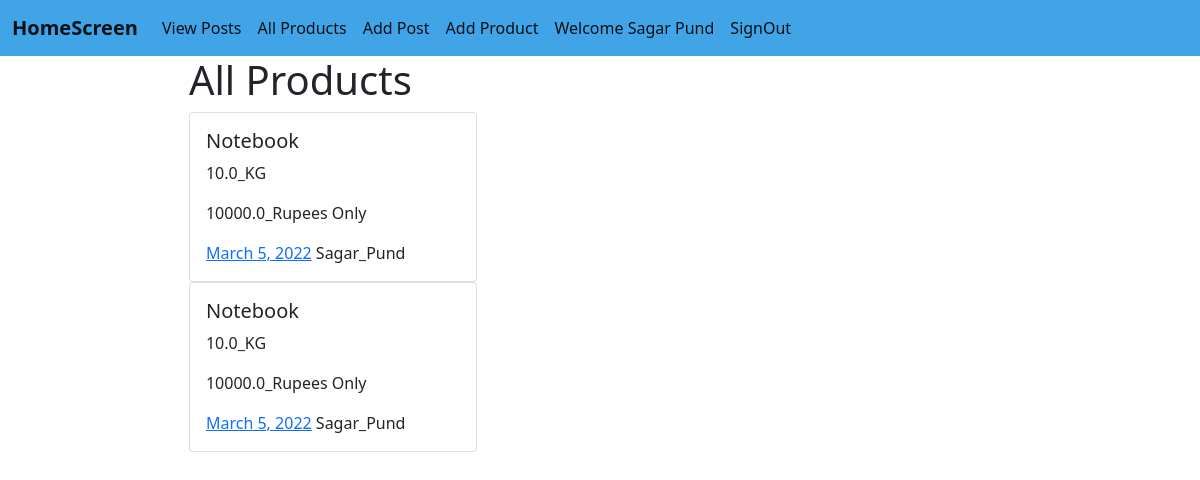
/product-list/ (signed in), run on the app's committed database.
### Product/models.py (models this page shows, shortened)
class Product(models.Model):
    user=models.ForeignKey(User,on_delete=models.CASCADE)
    name = models.CharField(max_length=255,)
    weight=models.FloatField()
    price=models.FloatField()
    created_at=models.DateField(auto_now_add=True)
    updated_at=models.DateField(auto_now_add=True)

### Product/views.py (the view)
# urls.py: path('product-list/',ProductListView, name='product-list'),
def ProductListView(request):
    product_menu_list = Product.objects.all()
    return render(request, 'Product/ProductView.html', {'product_menu_list': product_menu_list})

### Product/templates/Product/ProductView.html (shortened to what this page needs)
{% extends 'User/base.html' %}
{% block content %}
<div style="margin-left: 5cm;">
    <h1 class="ml"> All Products </h1>
    {% for item in product_menu_list %}
    <div class="card" style="width: 18rem;">
        <div class="card-body">
          <h5 class="card-title">{{item.name}}</h5>
          <p class="card-text">{{item.weight}}_KG</p>
          <p class="card-text">{{item.price}}_Rupees Only</p>
          <a href="#" class="card-link">{{item.created_at}}</a>
          {{item.user.first_name}}_{{item.user.last_name}}
        </div>
      </div>
      {% endfor %}
    </div>
{% endblock %}

### User/templates/User/base.html (shortened to what this page needs)
<!doctype html>
<html lang="en">
    {% load static %}
  <head>
    <link href="https://cdn.jsdelivr.net/npm/bootstrap@5.1.3/dist/css/bootstrap.min.css" rel="stylesheet">
  </head>
  <body>
    <nav class="navbar navbar-expand-lg navbar-light  " style="background-color: rgb(65, 164, 230);">
        <div class="container-fluid">
          <a class="navbar-brand"  style="font-size:80; font-weight: bold;" href="{% url 'dashboard' %}">HomeScreen</a>
          <div class="collapse navbar-collapse" id="navbarNav">
            <ul class="navbar-nav">
                <li class="nav-item">
                    <a class="nav-link active" aria-current="page" href="{% url 'post-list' %}">View Posts</a>
                  </li>
              <li class="nav-item">
                <a class="nav-link active" aria-current="page" href="{% url 'product-list' %}">All Products</a>
              </li>
          {% if user.is_authenticated %}
          <li class="nav-item">
            <a class="nav-link active" aria-current="page" href="{% url 'add_post' %}">Add Post</a>
          </li>
          <li class="nav-item">
            <a class="nav-link active" aria-current="page" href="{% url 'add_product' %}">Add Product</a>
          </li>
          <li class="nav-item">
            <a class="nav-link active" aria-current="page" href="#">Welcome {{ user.first_name }} {{ user.last_name }}</a>
          </li>
          <li class="nav-item">
            <a class="nav-link active" aria-current="page" href="{% url 'logout' %}">SignOut</a>
          </li>
          {% endif %}
            </ul>
          </div>
        </div>
      </nav>
    {% block content %}
        {% endblock %}
  </body>
</html>

### data on the page
Product: name "Notebook", weight "10.0", price "10000.0", created_at "March 5, 2022", user.first_name "Sagar", user.last_name "Pund"
Product: name "Notebook", weight "10.0", price "10000.0", created_at "March 5, 2022", user.first_name "Sagar", user.last_name "Pund"

### other printed values
{{ user.first_name }} "Sagar"
{{ user.last_name }} "Pund"
